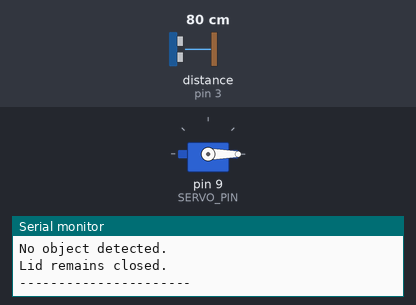
A sketch run on a simulated Arduino Uno, built with avr-gcc and run on an emulated ATmega328P. Parts: servo, the last lines printed to the serial monitor. Wiring (inferred from the names in the program): ultrasonic range finder: trigger pin 2; echo pin 3. The inputs (shaded band) are chosen by the test bench; at power-on: distance to the obstacle (sensor on pin 3) 80 cm. The echo pulse lasts 58.3 µs per cm.

Above: at 1.3 s.
1.4 s: distance to the obstacle (sensor on pin 3) set to 23 cm
2.9 s: distance to the obstacle (sensor on pin 3) set to 18 cm
At 3.5 s:
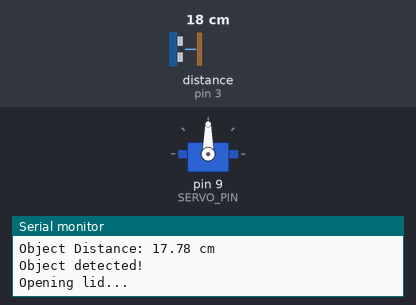
7.7 s: distance to the obstacle (sensor on pin 3) set to 2 cm
Timing chart, 0 to 11.8 s (numbered marks = the images above; inputs shaded):
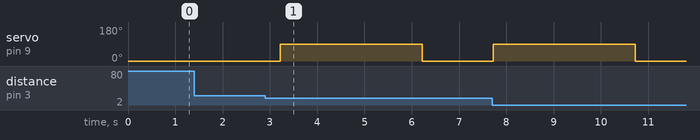

Measured:
- the behaviour switches between 21 and 20 cm on distance to the obstacle (sensor on pin 3) (found by bisection; images 0 and 1)
- after the input at 2.9 s, servo on pin 9 (SERVO_PIN): 0° → 90° after 0.32 s, → 0° 3.0 s later

The sketch:

automatic_lid_test.ino
```cpp
// Smart Dustbin
// Step 12 - Automatic Lid Control

#include <Servo.h>

// -------------------------
// Ultrasonic Sensor 1
// -------------------------

const int TRIG_PIN = 2;
const int ECHO_PIN = 3;


// -------------------------
// Servo
// -------------------------

const int SERVO_PIN = 9;

Servo lidServo;


// -------------------------
// Lid settings
// -------------------------

const int CLOSED_ANGLE = 0;
const int OPEN_ANGLE = 90;


// Object detection threshold
const float DETECTION_DISTANCE = 20.0;


// -------------------------
// Function to read distance
// -------------------------

float readDistance()
{
  digitalWrite(TRIG_PIN, LOW);
  delayMicroseconds(2);

  digitalWrite(TRIG_PIN, HIGH);
  delayMicroseconds(10);
  digitalWrite(TRIG_PIN, LOW);

  unsigned long duration =
      pulseIn(ECHO_PIN, HIGH);

  float distance = duration / 58.0;

  return distance;
}


// -------------------------
// Setup
// -------------------------

void setup()
{
  Serial.begin(9600);

  pinMode(TRIG_PIN, OUTPUT);
  pinMode(ECHO_PIN, INPUT);

  lidServo.attach(SERVO_PIN);

  // Start with lid closed
  lidServo.write(CLOSED_ANGLE);

  Serial.println("Automatic Lid System Started");
}


// -------------------------
// Main program
// -------------------------

void loop()
{
  float distance = readDistance();

  Serial.print("Object Distance: ");
  Serial.print(distance);
  Serial.println(" cm");


  // Check whether an object is close
  if (distance <= DETECTION_DISTANCE)
  {
    Serial.println("Object detected!");
    Serial.println("Opening lid...");

    // Open lid
    lidServo.write(OPEN_ANGLE);

    delay(3000);

    // Close lid
    lidServo.write(CLOSED_ANGLE);

    Serial.println("Lid closed.");

    delay(1000);
  }
  else
  {
    Serial.println("No object detected.");
    Serial.println("Lid remains closed.");

    // Make sure lid stays closed
    lidServo.write(CLOSED_ANGLE);
  }

  Serial.println("----------------------");

  delay(500);
}
```
